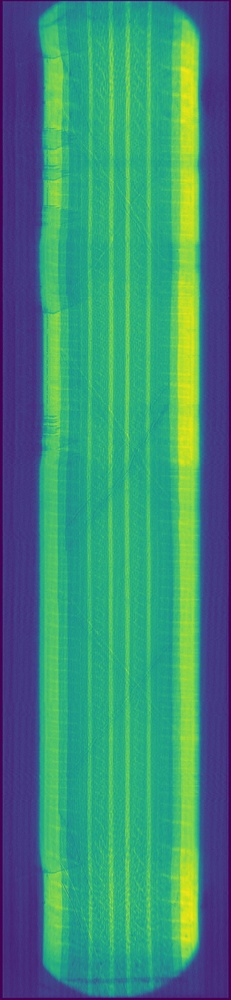
#> input picture test.1.jpg, 231 x 1000 px, shrunk from 720 x 3113 before the run, given in place of 2.mpg, which was not available
$ python main.py   (older library calls are emulated)
#> lines starting #> are read from the running program, lines starting #| are printed output that depends on the picture; after the words box and inside, x2 and y2 are one past the last pixel; in counts of white or black regions, pixels touching at a corner belong together; pictures that were not available may be replaced by others from this repository, and a replacement may not be noted
import cv2
from matplotlib import pyplot as plt
import numpy as np
from scipy.signal import convolve2d as conv2
from skimage import color, data, restoration

vidcap = cv2.VideoCapture('2.mpg')
totalFrames = vidcap.get(cv2.CAP_PROP_FRAME_COUNT)

# indicator constant parameters
_height = int(vidcap.get(cv2.CAP_PROP_FRAME_HEIGHT))
_width = int(vidcap.get(cv2.CAP_PROP_FRAME_WIDTH))

_IndicatorHeight = int(0.04 * _height)
_IndicatorOffset = int(0.5 * _height)

def enhance(frame):

    # RGB to gray
    gray = cv2.cvtColor(frame, cv2.COLOR_RGB2GRAY)

    # remove sides
    ret2, binary = cv2.threshold(gray, 0, 255, cv2.THRESH_BINARY + cv2.THRESH_OTSU)
    kernel = np.ones((5, 5), np.uint8)
    openedBinaryImage = cv2.morphologyEx(binary, cv2.MORPH_CLOSE, kernel)

    # equalize histogram
    equalized = cv2.equalizeHist(openedBinaryImage * gray)

    # denoising
    #denoised = cv2.fastNlMeansDenoising(equalized)

    return equalized
    # [19 lines of commented-out code are left out]

def findIndicator(frame, indicator):
    # Apply template Matching
    res = cv2.matchTemplate(frame, indicator, cv2.TM_CCOEFF_NORMED)
    min_val, max_val, min_loc, max_loc = cv2.minMaxLoc(res)

    # If the method is TM_SQDIFF or TM_SQDIFF_NORMED, take minimum

    top_left = max_loc
    bottom_right = (top_left[0] + _width, top_left[1] + _IndicatorHeight)

    return [top_left, bottom_right]

# constructing the result image


resultImage = np.zeros((1, _width))
outputImage = np.zeros((1,_width))

def appendToImage(frameNumber):
    print(frameNumber)
    global resultImage,outputImage
    success, originalFrame = vidcap.read()
    frame = enhance(originalFrame)
    gray = cv2.cvtColor(originalFrame, cv2.COLOR_RGB2GRAY)

    if frameNumber == 1:
        rect = frame[0:_IndicatorOffset+_IndicatorHeight, 0:_width]
        grayRect = gray[0:_IndicatorOffset+_IndicatorHeight, 0:_width]
        resultImage = np.append(resultImage, rect, axis=0)
        outputImage = np.append(outputImage, grayRect, axis=0)
        appendToImage(frameNumber+1)
    elif frameNumber < totalFrames-2:
        resultImageHeight, resultImageWidth = np.shape(resultImage)
        indicator = np.array(resultImage[resultImageHeight-1-_IndicatorHeight:resultImageHeight-1, 0:resultImageWidth]).astype(np.uint8)
        topLeft, bottomRight = findIndicator(frame, indicator)
        if bottomRight[1] < _IndicatorOffset :
            print("moving to next indicator")
            rect = frame[bottomRight[1]:bottomRight[1]+_IndicatorHeight, 0:_width]
            grayRect = gray[bottomRight[1]:bottomRight[1] + _IndicatorHeight, 0:_width]
            resultImage = np.append(resultImage, rect, axis=0)
            outputImage = np.append(outputImage, grayRect, axis=0)
            appendToImage(frameNumber + 1)
        else:
            print("diff: ", bottomRight[1] - _IndicatorOffset)
            appendToImage(frameNumber + 1)
    else:
        resultImageHeight, resultImageWidth = np.shape(resultImage)
        indicator = np.array(resultImage[resultImageHeight - 1 - _IndicatorHeight:resultImageHeight - 1, 0:resultImageWidth]).astype(np.uint8)
        topLeft, bottomRight = findIndicator(frame, indicator)
        rect = frame[bottomRight[1]:_height, 0:_width]
        grayRect = gray[bottomRight[1]:_height, 0:_width]
        resultImage = np.append(resultImage, rect, axis=0)
        outputImage = np.append(outputImage, grayRect, axis=0)

appendToImage(1)
#> in appendToImage, originalFrame is the input picture: shape (1000, 231, 3); mean B, G, R 119.6, 138.6, 62.7
#> in enhance, `ret2, binary = cv2.threshold(gray, 0, 255, cv2.THRESH_BINARY + cv2.THR..`:
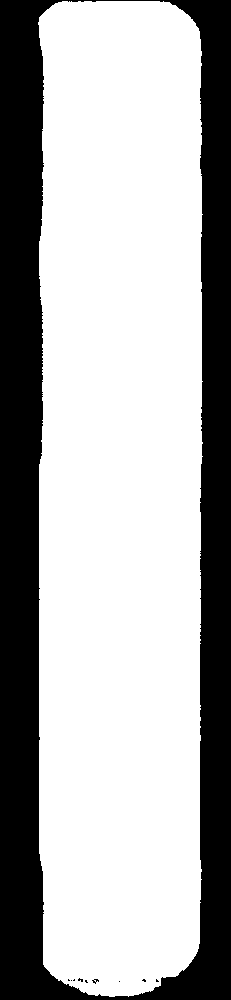
#> binary: shape (1000, 231); 67.9% white; 10 black regions (9 under 20 px), largest, box (x1, y1, x2, y2) and area: (0, 0, 231, 1000) 74097
#> in enhance, `ret2, binary = cv2.threshold(gray, 0, 255, cv2.THRESH_BINARY + cv2.THR..`: ret2 = 111
#> in enhance, `openedBinaryImage = cv2.morphologyEx(binary, cv2.MORPH_CLOSE, kernel)`: openedBinaryImage: shape (1000, 231); 68% white; 1 black region, box (x1, y1, x2, y2) and area: (0, 0, 231, 1000) 73811
#> in enhance, `equalized = cv2.equalizeHist(openedBinaryImage * gray)`:
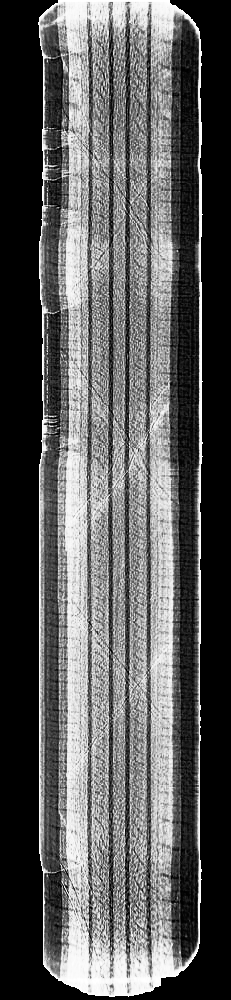
#> equalized: shape (1000, 231); min 0, max 255, mean 89.3
#> in appendToImage, `resultImage = np.append(resultImage, rect, axis=0)`:
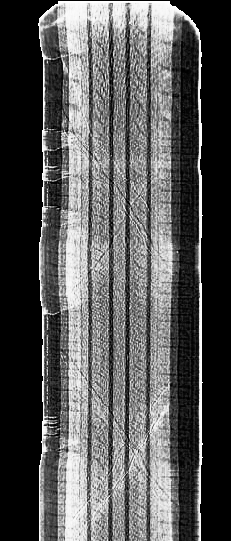
#> resultImage: shape (541, 231) float64; min 0, max 255, mean 85.9
#> call 2 of appendToImage, with frameNumber = 2
#> in appendToImage (call 2), `indicator = np.array(resultImage[resultImageHeight - 1 - _IndicatorHei..`:
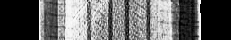
#> indicator: shape (40, 231); min 0, max 255, mean 99.8
#> in findIndicator, `res = cv2.matchTemplate(frame, indicator, cv2.TM_CCOEFF_NORMED)`: res = 961 values, max 1 at index 499, min 0.546 at index 960, mean 0.832
#> in findIndicator, `min_val, max_val, min_loc, max_loc = cv2.minMaxLoc(res)`: min_val = 0.546; max_val = 1; min_loc = (0, 960); max_loc = (0, 499)
#> in findIndicator, `bottom_right = (top_left[0] + _width, top_left[1] + _IndicatorHeight)`: bottom_right = (231, 539)
#> in appendToImage (call 2), `topLeft, bottomRight = findIndicator(frame, indicator)`: topLeft = (0, 499); bottomRight = (231, 539)
#> in appendToImage (call 2), `rect = frame[bottomRight[1]:_height, 0:_width]`:
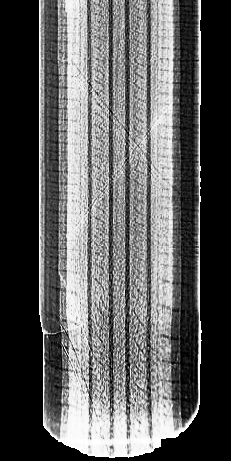
#> rect: shape (461, 231); min 0, max 255, mean 93.1
#> in appendToImage (call 2), `grayRect = gray[bottomRight[1]:_height, 0:_width]`:
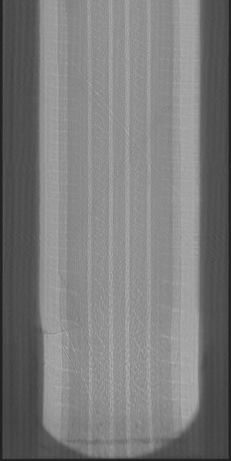
#> grayRect: shape (461, 231); min 31, max 184, mean 122.7
plt.imshow(resultImage)
plt.show()
plt.imsave("test.4.raw.jpg", resultImage)
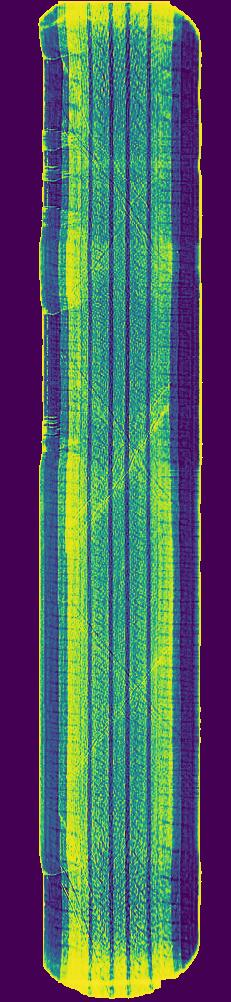
#> saved as test.4.raw.jpg: shape (1002, 231, 3); mean R, G, B 80, 95.4, 100
